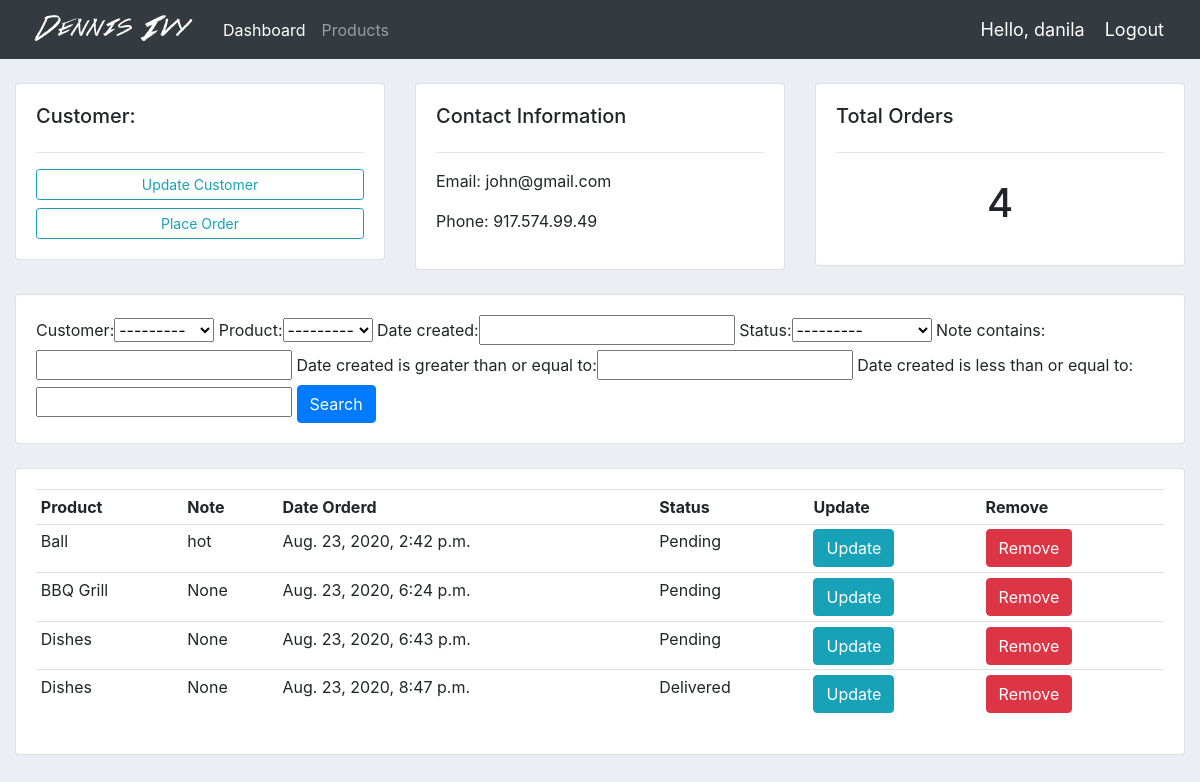
The app's page /customer/1/ (signed in) with its own data.
### accounts/models.py (models this page shows, shortened)
class Customer(models.Model):
	user = models.OneToOneField(User, null = True, blank = True, on_delete = models.CASCADE)
	name = models.CharField(max_length = 200, null = True)
	phone = models.CharField(max_length = 200,null = True)
	email = models.CharField(max_length = 200,null = True)
	profile_pic = models.ImageField(null = True, blank = True, default = "profile1.png")
	date_created = models.DateTimeField(auto_now_add = True, null = True)
	def __str__(self):
		return self.name

class Order(models.Model):
	STATUS = (
			('Pending', 'Pending'),
			('Out for delivery', 'Out for delivery'),
			('Delivered', 'Delivered'),
			)
	customer = models.ForeignKey(Customer, null = True, on_delete = models.SET_NULL)
	product = models.ForeignKey(Product, null = True, on_delete = models.SET_NULL)
	date_created = models.DateTimeField(auto_now_add = True, null = True)
	status = models.CharField(max_length = 200, null = True, choices = STATUS)
	note = models.CharField(max_length = 1000, null = True)

class Product(models.Model):
	CATEGORY = (
			('Indoor', 'Indoor'),
			('Out Door', 'Out Door'),
			)
	name = models.CharField(max_length = 200, null = True)
	price = models.FloatField(null = True)
	category = models.CharField(max_length = 200, null = True, choices = CATEGORY)
	description = models.CharField(max_length = 200, null = True, blank = True)
	date_created = models.DateTimeField(auto_now_add = True, null = True)
	tags = models.ManyToManyField(Tag)
	def __str__(self):
		return self.name

### accounts/decorators.py (the view)
		def wrapper_func(request, *args, **kwargs):
			group = None
			if request.user.groups.exists():
				group = request.user.groups.all()[0].name
			if group in allowed_roles:
				return view_func(request, *args, **kwargs)
			else:
				return HttpResponse('you are not authenticated to view this page')

### accounts/views.py (called while the page is built)
@login_required(login_url = 'login-url')
@allowed_users(allowed_roles = ['admin'])
def customer(request, pk):
	customer = models.Customer.objects.get(id = pk)
	orders = customer.order_set.all()
	order_counts = orders.count()
	myFilter = OrderFilter(request.GET, queryset = orders)
	orders = myFilter.qs
	context = {
		'customer': customer,
		'orders': orders,
		'order_counts': order_counts,
		'myFilter': myFilter
	}
	return render(request, 'accounts/customer.html', context)

### accounts/templates/accounts/customer.html (shortened to what this page needs)
{% extends 'accounts/main.html' %}
{% block content %}
<br>
<div class="row">
	<div class="col-md">
		<div class="card card-body">
			<h5>Customer:</h5>
			<hr>
			<a class="btn btn-outline-info  btn-sm btn-block" href="">Update Customer</a>
			<a class="btn btn-outline-info  btn-sm btn-block" href="{% url 'create_order-url' customer.id %}">Place Order</a>
		</div>
	</div>
	<div class="col-md">
		<div class="card card-body">
			<h5>Contact Information</h5>
			<hr>
			<p>Email: {{ customer.email }}</p>
			<p>Phone: {{ customer.phone }}</p>
		</div>
	</div>
	<div class="col-md">
		<div class="card card-body">
			<h5>Total Orders</h5>
			<hr>
			<h1 style="text-align: center;padding: 10px">{{ order_counts }}</h1>
		</div>
	</div>
</div>
<br>
<div class="row">
	<div class="col">
		<div class="card card-body">
			<form method="get">
				{{ myFilter.form }}
				<button class="btn btn-primary" type="submit">Search</button>
			</form>
		</div>
	</div>
</div>
<br>
<div class="row">
	<div class="col-md">
		<div class="card card-body">
			<table class="table table-sm">
				<tr>
					<th>Product</th>
					<th>Note</th>
					<th>Date Orderd</th>
					<th>Status</th>
					<th>Update</th>
					<th>Remove</th>
				</tr>
				{% for order in orders %}
				<tr>
					<td>{{ order.product }}</td>
					<td>{{ order.note }}</td>
					<td>{{ order.date_created }}</td>
					<td>{{ order.status }}</td>
					<td><a class="btn btn-am btn-info" href="{% url 'update_order-url' order.id %}">Update</a></td>
					<td><a class="btn btn-am btn-danger" href="{% url 'delete_order-url' order.id %}">Remove</a></td>
				</tr>
				{% endfor %}
			</table>
		</div>
	</div>
</div>
{% endblock %}

### accounts/templates/accounts/includes/navbar.html (shortened to what this page needs)
{% block content %}
{% load static %}
<nav class="navbar navbar-expand-lg navbar-dark bg-dark">
  <img src="{% static '/image/logo2.png' %}" >
  <div class="collapse navbar-collapse" id="navbarNav">
    <ul class="navbar-nav">
      {% if request.user.is_staff %}
      <li class="nav-item active">
        <a class="nav-link" href="{% url 'dashboard-url' %}">Dashboard</a>
      </li>
      <li class="nav-item">
        <a class="nav-link" href="{% url 'products-url' %}">Products</a>
      </li>
      {% else %}
      <li class="nav-item">
        <a class="nav-link" href="{% url 'account-url' %}">Settings</a>
      </li>
      {% endif %}
    </ul>
  </div>
  <span class="hello-msg">Hello, {{ request.user }}</span>
  <span><a class="hello-msg" href="{% url 'logout-url' %}">Logout</a></span>
</nav>
{% endblock %}

### static/css/main.css (style rules this page uses)
body { background-color: #ebeff5; }

### accounts/templates/accounts/includes/navbar.html (style rules this page uses)
.hello-msg { font-size: 18px; color: white; margin-right:20px; }

### records on screen
Customer: email "john@gmail.com", phone "917.574.99.49"
Order: product "Ball", note "hot", date_created "Aug. 23, 2020, 2:42 p.m.", status "Pending"
Order: product "BBQ Grill", note "None", date_created "Aug. 23, 2020, 6:24 p.m.", status "Pending"
Order: product "Dishes", note "None", date_created "Aug. 23, 2020, 6:43 p.m.", status "Pending"
Order: product "Dishes", note "None", date_created "Aug. 23, 2020, 8:47 p.m.", status "Delivered"

### other values on screen
{{ request.user }} "danila"
{{ order_counts }} "4"
